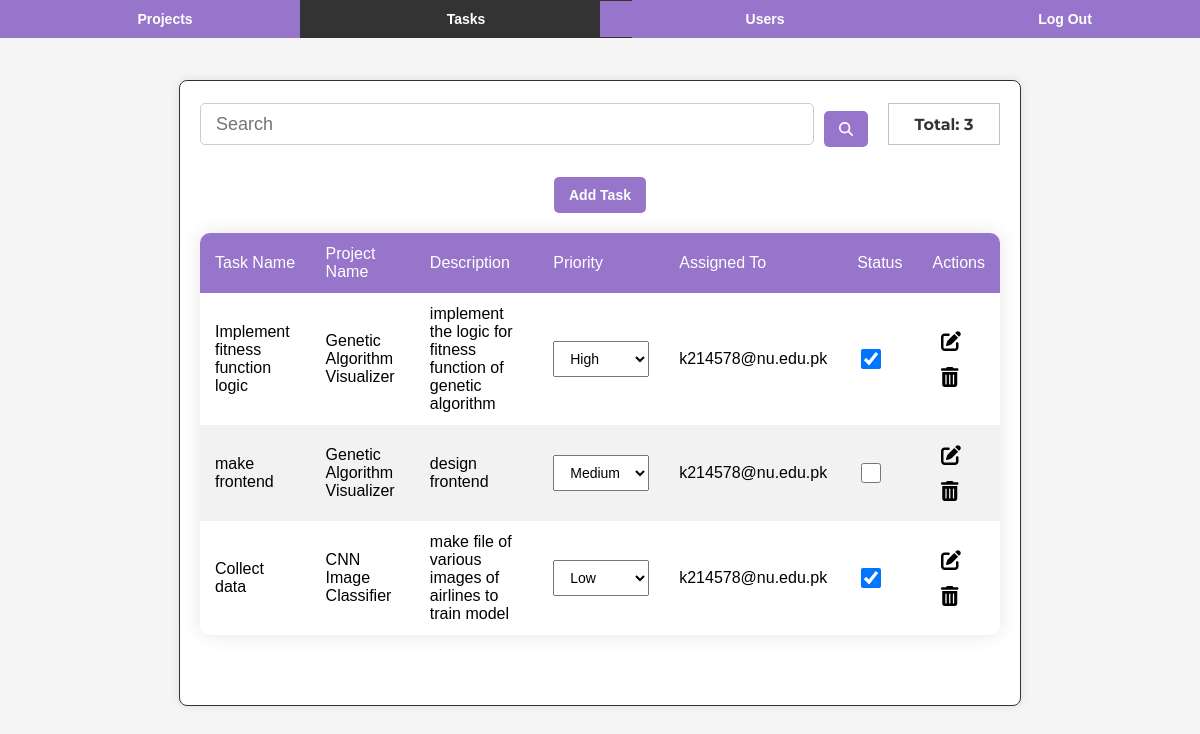
The app's page /todolist/tasks/ (signed in), older data.
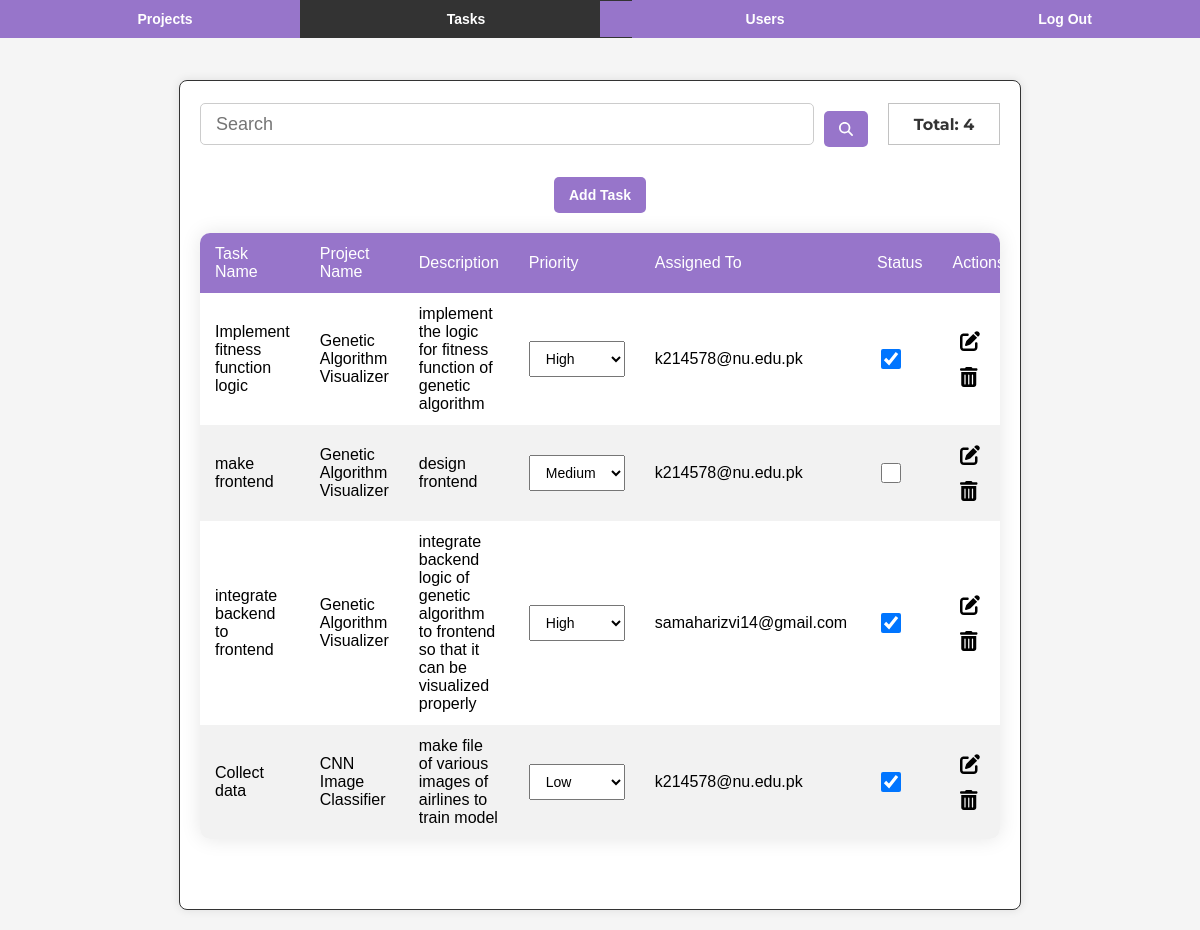
The same page, newer data.
### tdapp/models.py (models this page shows, shortened)
class Task(models.Model):
    task_id = models.AutoField(primary_key=True)
    task_name = models.CharField(max_length=255)
    project_name = models.ForeignKey(Project, on_delete=models.CASCADE , null=False, default=False)
    description = models.TextField()
    priority = models.CharField(max_length=10, choices=[('high', 'High'), ('medium', 'Medium'), ('low', 'Low')])
    completed = models.BooleanField(default=False)
    assigned_to = models.ForeignKey(settings.AUTH_USER_MODEL, on_delete=models.CASCADE, null=False, default=False)

class Project(models.Model):
    project_id = models.AutoField(primary_key=True)
    project_name = models.CharField(max_length=255)
    description = models.TextField()

class CustomUser(AbstractUser):
    username = None
    email = models.EmailField(_("email address"), unique=True)
    USERNAME_FIELD = "email"
    REQUIRED_FIELDS = []
    objects = CustomUserManager()

### tdapp/task_views.py (the view)
# urls.py: path('tasks/', task_list, name='task-list'),
@login_required
def task_list(request):
    if request.user.is_superuser:
        tasks = Task.objects.all().order_by('project_name')
    else:
        tasks = Task.objects.filter(assigned_to=request.user).order_by('project_name')
    return render(request, 'admin/task-list.html', {'tasks': tasks})

### templates/admin/task-list.html (shortened to what this page needs)
{% extends "base.html" %}
{% block extra_css %}
<link rel="stylesheet" href="https://cdnjs.cloudflare.com/ajax/libs/font-awesome/6.0.0/css/all.min.css">
{% endblock %}
{% block content %}
<div id="vanta-container"></div>
<div class="navbar">
    <li><a href="{% url 'project-list' %}" class="btn-primary">Projects</a></li>
    <li class="active"><a href="{% url 'task-list' %}" class="btn-primary" id="">Tasks</a></li>
    {% if user.is_superuser %}
    <li><a href="{% url 'user-list' %}" class="btn-primary">Users</a></li>
    {% endif %}
    <li><a href="{% url 'logout' %}" class="btn-primary">Log Out</a></li>
</div>
<div class="container">
{% if user.is_authenticated %}
    <div class="form-container">
        <form id="search-form" class="search_field">
            <input id="search-input" type="text" class="input-search" placeholder="Search" />
            <button id="search-button" type="submit" class="btn btn-primary">
                <i class="fas fa-search"></i>
              </button>
        </form>
        <div class="total-records-indicator">Total: {{ tasks.count }}</div>
    </div>
    {% if user.is_superuser %}
        <div class="row">
            <a href="{% url 'add-task' %}" class="btn btn-primary">Add Task</a>
        </div>
        <div class="table-container">
            <table class="table">
                <thead>
                    <tr>
                        <th>Task Name</th>
                        <th>Project Name</th>
                        <th>Description</th>
                        <th>Priority</th>
                        <th>Assigned To</th>
                        <th>Status</th>
                        <th>Actions</th>
                    </tr>
                </thead>
                <tbody>
                    {% for task in tasks %}
                        <tr>
                            <td>{{ task.task_name }}</td>
                            <td>{{ task.project_name.project_name }}</td>
                            <td>{{ task.description }}</td>
                            <td>
                                <select class="priority-select" data-task-id="{{ task.task_id }}">
                                    <option value="high" {% if task.priority == 'high' %}selected{% endif %}>High</option>
                                    <option value="medium" {% if task.priority == 'medium' %}selected{% endif %}>Medium</option>
                                    <option value="low" {% if task.priority == 'low' %}selected{% endif %}>Low</option>
                                </select>
                            </td>
                            <td>{{ task.assigned_to.email }}</td>
                            <td>
                                <input type="checkbox" class="status-checkbox" data-task-id="{{ task.task_id }}" {% if task.completed %}checked{% endif %}>
                            </td>
                            <td class="border-0 align-middle">
                                <a href="{% url 'edit-task' task.task_id %}" data-mdb-tooltip-init title="Done"><i
                                    class="fas fa-edit fa-lg text-success me-3"></i></a>
                                <a href="{% url 'delete-task' task.task_id %}" data-mdb-tooltip-init title="Remove"><i
                                    class="fas fa-trash-alt fa-lg text-warning"></i></a>
                              </td>
                        </tr>
                    {% endfor %}
                </tbody>
            </table>
        </div>
    {% endif %}
{% else %}
    <p>You are not logged in.</p>
    <a href="{% url 'login' %}">Log In</a> |
    <a href="{% url 'signup' %}">Sign Up</a>
{% endif %}
</div>
{% endblock %}

Row changes from the older to the newer data that the page shows:
added Task: task_name "integrate backend to frontend", project_name.project_name "Genetic Algorithm Visualizer", description "integrate backend logic of genetic algorithm to frontend so that it can be visualized properly", priority+task_id "High", assigned_to.email "samaharizvi14@gmail.com", completed "☑"
Text that changed along with them:
{{ tasks.count }}: "3" → "4"
